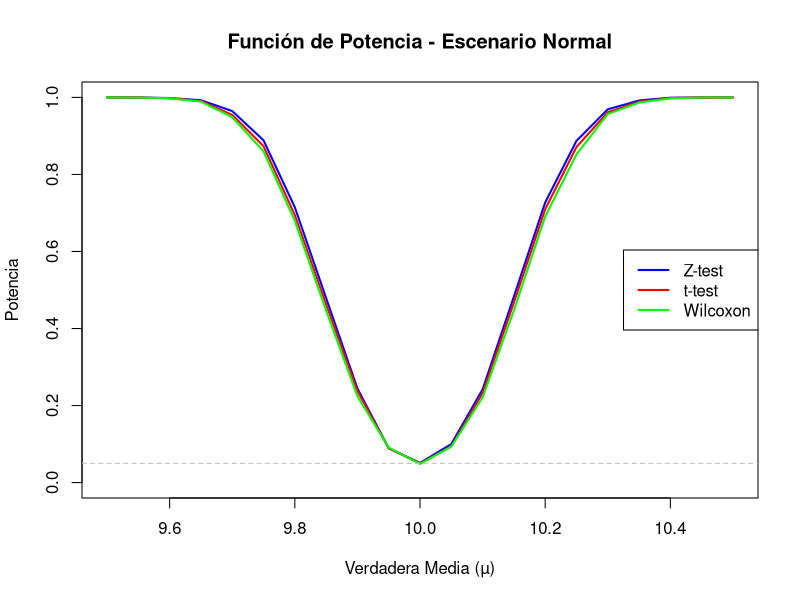
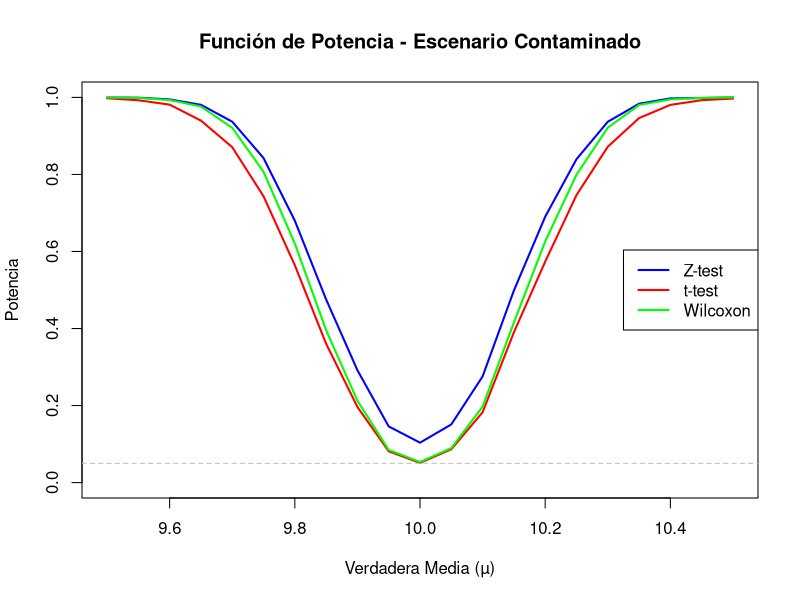

Source code (R) for these figures, in order:
# -----------------------------------------------------------
# Situación 2: Simulación y Potencia de Pruebas de Hipótesis
# -----------------------------------------------------------

# 1. Configuración inicial
set.seed(42) # Para reproducibilidad de los resultados
n <- 40 # Tamaño de la muestra
alpha <- 0.05 # Nivel de significancia
B <- 5000 # Número de iteraciones de la simulación

# Rango de valores de mu a evaluar
mu_range <- seq(9.5, 10.5, by = 0.05)
n_mu <- length(mu_range)

# Matrices para almacenar los resultados de potencia
potencia_normal <- matrix(0, nrow = n_mu, ncol = 3, dimnames = list(NULL, c("Z-test", "t-test", "Wilcoxon")))
potencia_contaminado <- matrix(0, nrow = n_mu, ncol = 3, dimnames = list(NULL, c("Z-test", "t-test", "Wilcoxon")))

# -----------------------------------------------------------
# Escenario 1: Distribución Normal
# -----------------------------------------------------------

for (i in 1:n_mu) {
  mu <- mu_range[i]
  rejects_z <- 0
  rejects_t <- 0
  rejects_wilcox <- 0

  for (j in 1:B) {
    # Generar muestra normal
    muestra <- rnorm(n, mean = mu, sd = 0.5)

    # Z-test (asumiendo sigma conocida)
    z_statistic <- (mean(muestra) - 10) / (0.5 / sqrt(n))
    p_value_z <- 2 * pnorm(-abs(z_statistic))
    if (p_value_z < alpha) {
      rejects_z <- rejects_z + 1
    }

    # t-test (sigma desconocida)
    t_test_result <- t.test(muestra, mu = 10, alternative = "two.sided")
    if (t_test_result$p.value < alpha) {
      rejects_t <- rejects_t + 1
    }

    # Prueba de Wilcoxon
    wilcox_test_result <- wilcox.test(muestra, mu = 10, alternative = "two.sided")
    if (wilcox_test_result$p.value < alpha) {
      rejects_wilcox <- rejects_wilcox + 1
    }
  }

  potencia_normal[i, "Z-test"] <- rejects_z / B
  potencia_normal[i, "t-test"] <- rejects_t / B
  potencia_normal[i, "Wilcoxon"] <- rejects_wilcox / B
}

# -----------------------------------------------------------
# Escenario 2: Distribución Contaminada
# -----------------------------------------------------------

# Función para generar datos del escenario contaminado
generar_muestra_contaminada <- function(n, mu) {
  # 95% de los datos de una normal "limpia"
  n_limpios <- round(n * 0.95)
  limpios <- rnorm(n_limpios, mean = mu, sd = 0.5)

  # 5% de los datos de una normal con mayor varianza (outliers)
  n_contaminados <- n - n_limpios
  contaminados <- rnorm(n_contaminados, mean = mu, sd = 3 * 0.5)

  c(limpios, contaminados)
}

for (i in 1:n_mu) {
  mu <- mu_range[i]
  rejects_z <- 0
  rejects_t <- 0
  rejects_wilcox <- 0

  for (j in 1:B) {
    # Generar muestra contaminada
    muestra <- generar_muestra_contaminada(n, mu)

    # Z-test (asumiendo sigma conocida)
    z_statistic <- (mean(muestra) - 10) / (0.5 / sqrt(n))
    p_value_z <- 2 * pnorm(-abs(z_statistic))
    if (p_value_z < alpha) {
      rejects_z <- rejects_z + 1
    }

    # t-test (sigma desconocida)
    t_test_result <- t.test(muestra, mu = 10, alternative = "two.sided")
    if (t_test_result$p.value < alpha) {
      rejects_t <- rejects_t + 1
    }

    # Prueba de Wilcoxon
    wilcox_test_result <- wilcox.test(muestra, mu = 10, alternative = "two.sided")
    if (wilcox_test_result$p.value < alpha) {
      rejects_wilcox <- rejects_wilcox + 1
    }
  }

  potencia_contaminado[i, "Z-test"] <- rejects_z / B
  potencia_contaminado[i, "t-test"] <- rejects_t / B
  potencia_contaminado[i, "Wilcoxon"] <- rejects_wilcox / B
}

print(potencia_normal)

# -----------------------------------------------------------
# Análisis y Visualización
# -----------------------------------------------------------

# Gráfico para el Escenario Normal
matplot(mu_range, potencia_normal,
  type = "l", lty = 1, lwd = 2,
  main = "Función de Potencia - Escenario Normal",
  xlab = "Verdadera Media (µ)",
  ylab = "Potencia",
  col = c("blue", "red", "green"),
  ylim = c(0, 1)
)
abline(h = alpha, lty = 2, col = "gray")
legend("right", legend = colnames(potencia_normal), col = c("blue", "red", "green"), lty = 1, lwd = 2)

# Gráfico para el Escenario Contaminado
matplot(mu_range, potencia_contaminado,
  type = "l", lty = 1, lwd = 2,
  main = "Función de Potencia - Escenario Contaminado",
  xlab = "Verdadera Media (µ)",
  ylab = "Potencia",
  col = c("blue", "red", "green"),
  ylim = c(0, 1)
)
abline(h = alpha, lty = 2, col = "gray")
legend("right", legend = colnames(potencia_contaminado), col = c("blue", "red", "green"), lty = 1, lwd = 2)
